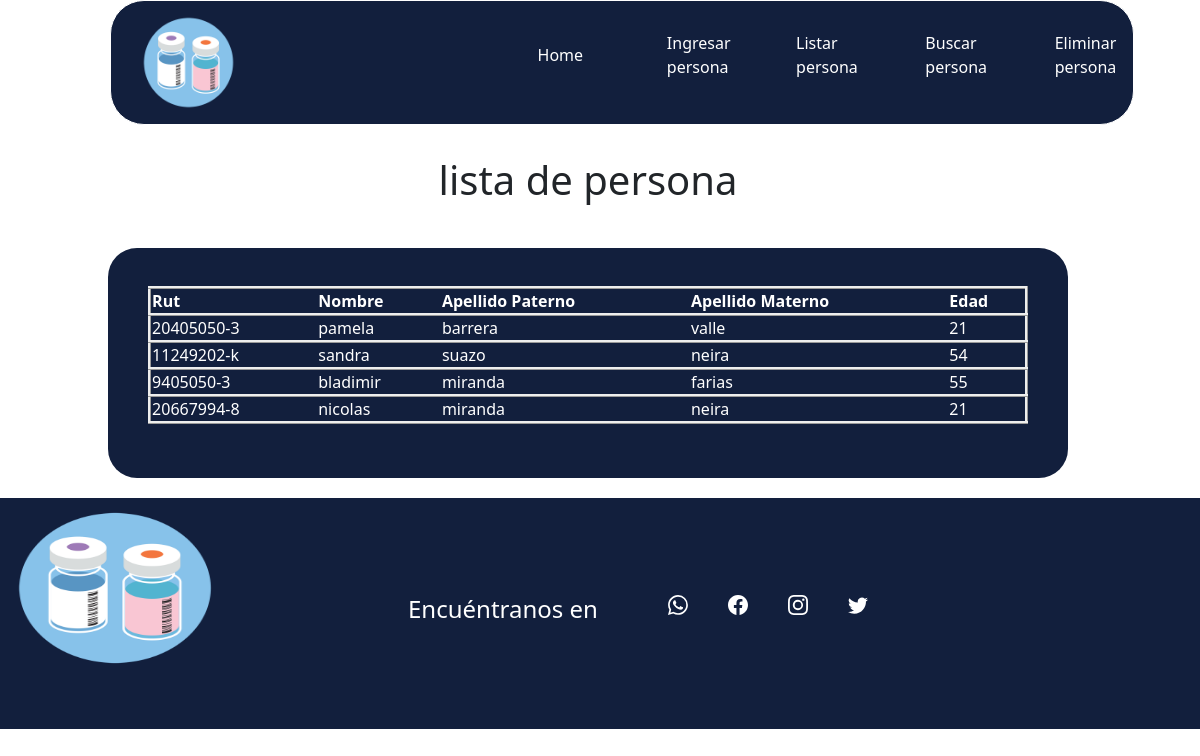
The app's page /app_sis_vacuna/listar_persona/ with its own data.
### app_sis_vacuna/models.py (models this page shows, shortened)
class Persona(models.Model):
    rut = models.CharField(max_length=10, null=False, blank=False)
    nombre = models.CharField(max_length=30)
    ap_paterno = models.CharField(max_length=30)
    ap_materno = models.CharField(max_length=30)
    edad = models.IntegerField()

### app_sis_vacuna/views.py (the view)
# urls.py: path('listar_persona/', views.listar_persona),
def listar_persona(request):
    datos = Persona.objects.all()
    return render(request, "app_sis_vacuna/listar_persona.html", {'personas': datos})

### app_sis_vacuna/templates/app_sis_vacuna/listar_persona.html (shortened to what this page needs)
<DOCTYPE html>
<html lang="en">
<head>
    {% load static %}
    <Link rel="stylesheet" href="{%static 'css/estiloss.css' %}">
    <link href="https://cdn.jsdelivr.net/npm/bootstrap@5.0.2/dist/css/bootstrap.min.css" rel="stylesheet">
</head>
<body id="body" class="body" >
    <div class="row col-md-12 div_body">
            <div class="col-md-10 container">
                {%include "app_sis_vacuna/encabezado.html" %}
            </div>
            <h1 class="h2">lista de persona</h1>
            <div class="div_form container col-md-12">
                <form class="col-md-12 container  column" style="text-align: justify; justify-content: end; padding:3%;" action="/app_sis_vacuna/listar_persona/" method="GET">
                    <table class="container col-md-12" border="1">
                        <thead style="border: inset;">
                            <tr style="border: inset;">
                                <th>Rut</th>
                                <th>Nombre</th>
                                <th>Apellido Paterno</th>
                                <th>Apellido Materno</th>
                                <th>Edad</th>
                            </tr>
                        </thead>
                        <tbody style="border: inset;">
                            {% if personas %}
                            {% for pers in personas %}
                            <tr style="border: inset;">
                                <td>{{ pers.rut  }}</td>
                                <td>{{ pers.nombre }}</td>
                                <td>{{ pers.ap_paterno }}</td>
                                <td>{{ pers.ap_materno  }}</td>
                                <td>{{ pers.edad }}</td>
                            </tr>
                            {% endfor %}
                            {% else %}
                            <h2 class="h3">No existen registros de personas...</h2>
                           <!-- <button class="col-md-6 buttons"><a class="as"  style="" href="/app_sis_vacuna/ingresar_persona/">Link a ingresar Persona</a></button>
                            <button class="col-md-4 buttons"><a class="" href="/app_sis_vacuna/buscar_persona/"></a>Volver</button>-->
                            {% endif %}
                        </tbody>
                    </table>
                </form>
            </div>
    </div>
    {%include "app_sis_vacuna/footer.html" %}
</body>
</html>

### app_sis_vacuna/static/css/estiloss.css (style rules this page uses)
.div_body { max-width: 100% !important; width: 100% !important; margin-top: 120px !important; }
.div_form { background-color: rgb(18, 31, 61); width: 80% !important; border-radius: 29px; padding: 10px; margin-bottom: 20px !important; }
.h2 { padding: 3%; text-align: center; font-size: 40px !important; }
td { color: white; }
th { color: white; }

### app_sis_vacuna/static/css/estilos.css (style rules this page uses)
.div_body { max-width: 100%; margin-top: 120px; }

### records on screen
Persona: rut "20405050-3", nombre "pamela", ap_paterno "barrera", ap_materno "valle", edad "21"
Persona: rut "11249202-k", nombre "sandra", ap_paterno "suazo", ap_materno "neira", edad "54"
Persona: rut "9405050-3", nombre "bladimir", ap_paterno "miranda", ap_materno "farias", edad "55"
Persona: rut "20667994-8", nombre "nicolas", ap_paterno "miranda", ap_materno "neira", edad "21"
